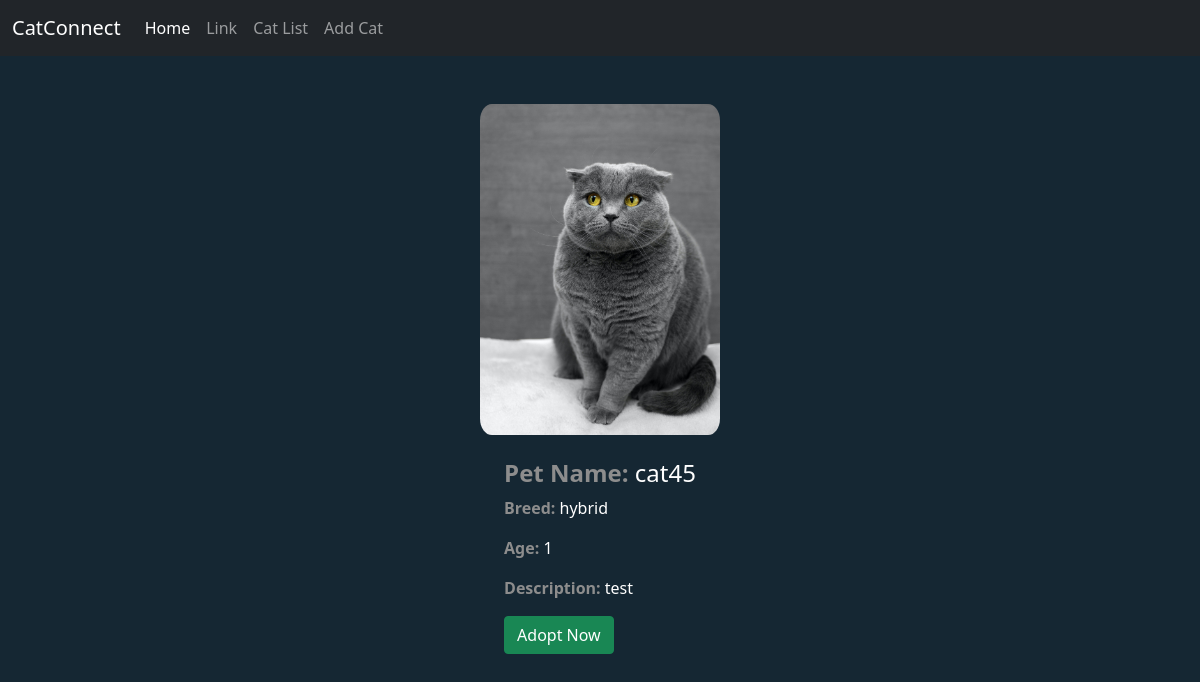
/catinfo/3, run on an earlier commit of the app's database.
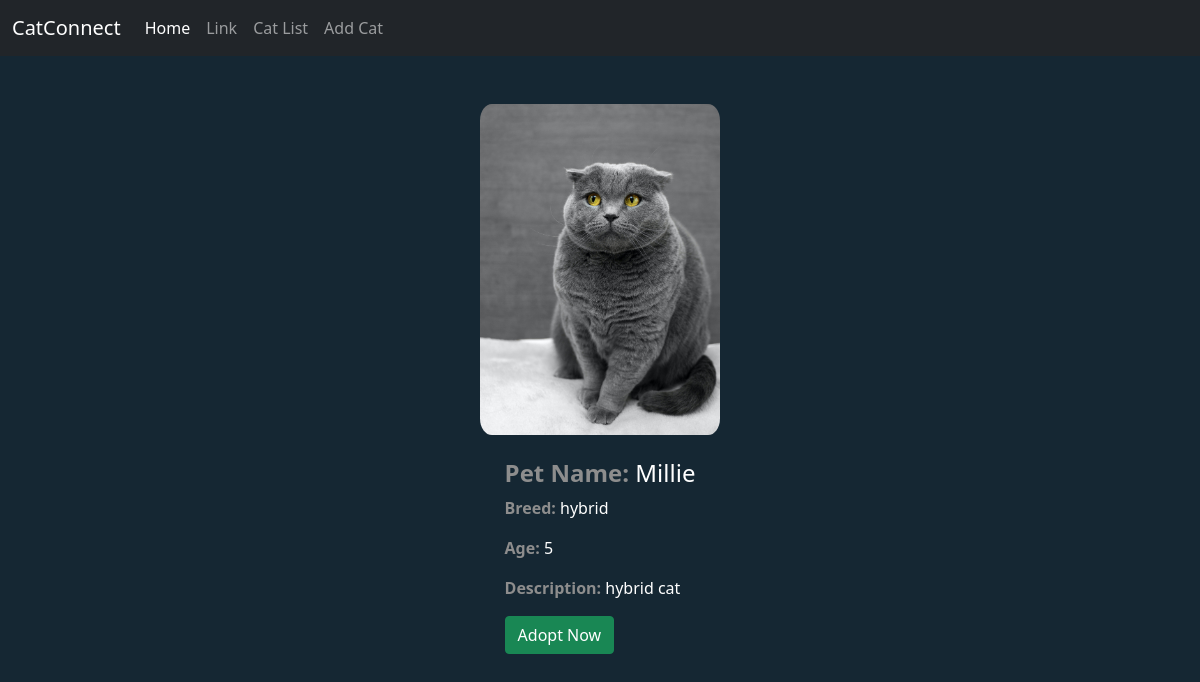
And on a later commit of the database.
### catconnect/models.py (models this page shows, shortened)
class Cats(db.Model):
    id = db.Column(db.Integer, primary_key=True) #primary key column, automatically generated IDs
    name = db.Column(db.String(80), index=True, unique=False) # book title
    breed = db.Column(db.String(80), index=True, unique=False) #author surname
    age = db.Column(db.Integer, index=True, unique=False) #the month of book suggestion
    description = db.Column(db.String(125), index=True, unique=False) #the year of book suggestion
    image = db.Column(db.String(80), index=True, unique=False)
    date_added = db.Column(db.DateTime, default=datetime.utcnow)

### catconnect/routes.py (the view)
@app.route('/catinfo/<int:cat_id>')
def catinfo(cat_id):
    cat = Cats.query.get(cat_id)
    return render_template('cat_info.html', cat=cat)

### catconnect/templates/cat_info.html
{% extends 'base2.html' %}
{% block style %}
<link rel="stylesheet" href="{{ url_for('static', filename='cat_info.css') }}">
{% endblock %}
{% block contents %}
<div class="container">
  {% if cat %}
    <section class="cat-info-container my-5">
        <img src="{{ url_for('static', filename='uploads/' + cat.image) }}" class="cat-image" alt="...">
        <div class="cat-infos-container mt-4">
            <h4><strong class="pet-name-field">Pet Name:</strong> <span class="cat-name">{{cat.name}}</span></h4>
            <p><strong class="field-title">Breed: </strong>{{cat.breed}}</p>
            <p><strong class="field-title">Age: </strong>{{cat.age}}</p>
            <p><strong class="field-title">Description: </strong>{{cat.description}}</p>
            <button class="btn btn-success">Adopt Now</button>
        </div>
    </section>
  {% endif %}
</div>
{% endblock %}

What changed in the data, as far as the page shows it:
changed Cats "hybrid": name "cat45" → "Millie"; age "1" → "5"; description "test" → "hybrid cat"
